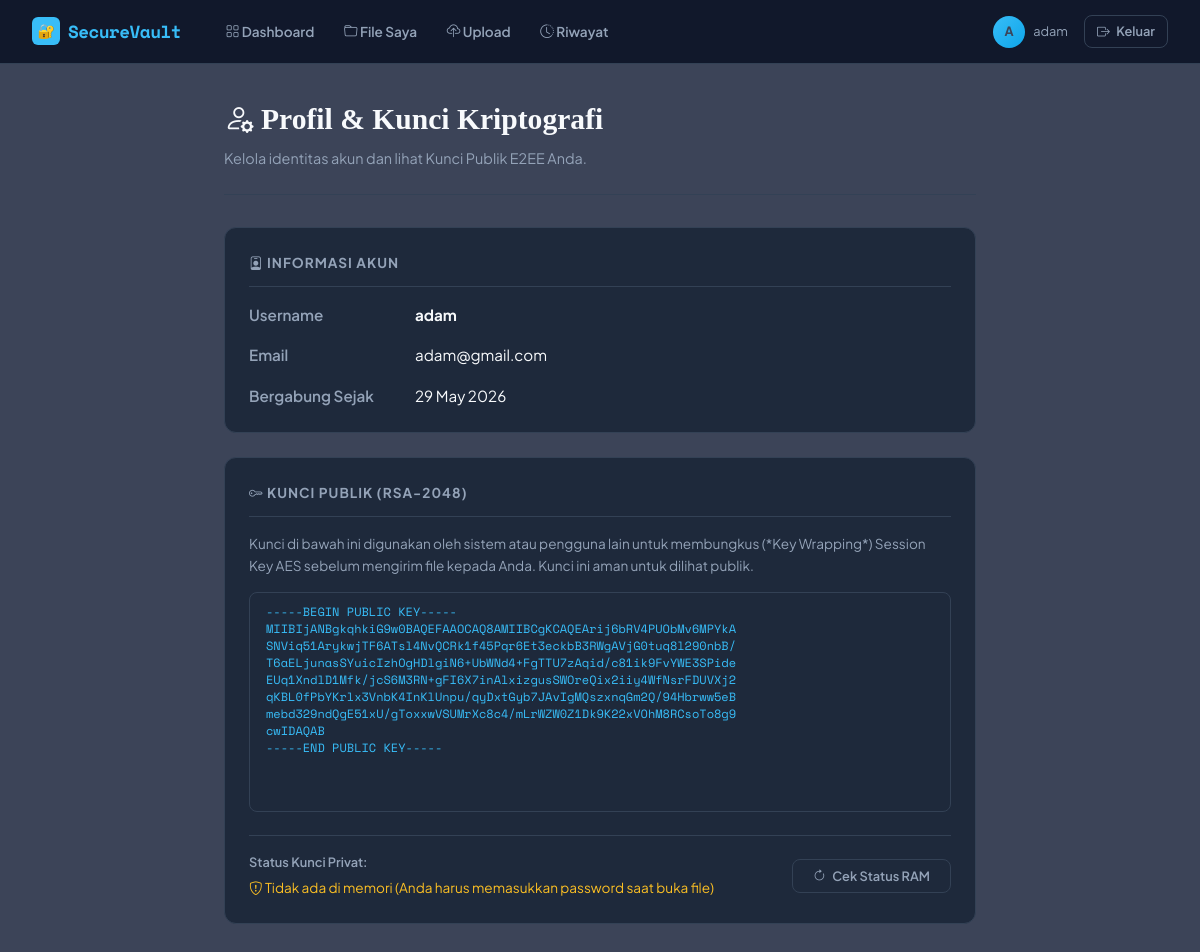
Screenshot of /securevault/profile.php (signed in) with the database file from the repository.
### tables this page shows
CREATE TABLE `users` (
  `id` int(11) NOT NULL,
  `username` varchar(50) NOT NULL,
  `email` varchar(100) NOT NULL,
  `role` enum('user','admin') NOT NULL DEFAULT 'user',
  `password_hash` varchar(255) NOT NULL,
  `public_key` text NOT NULL,
  `private_key_enc` text NOT NULL,
  `private_key_iv` varchar(64) NOT NULL,
  `private_key_salt` varchar(64) NOT NULL,
  `created_at` timestamp NOT NULL DEFAULT current_timestamp(),
  `last_login` timestamp NULL DEFAULT NULL,
  `is_active` tinyint(1) DEFAULT 1
);

### securevault/includes/auth.php (called while the page is built, shortened)
<?php
function getCurrentUser(): ?array {
    $db   = getDB();
    $stmt = $db->prepare('SELECT id, username, role, email, public_key, created_at, last_login FROM users WHERE id = ? AND is_active = 1');
    $stmt->execute([$_SESSION['user_id']]);
    return $stmt->fetch() ?: null;
}

### securevault/profile.php (the view, shortened to what this page needs)
<?php
require_once __DIR__ . '/includes/auth.php';
$user = getCurrentUser();
$db   = getDB();
$stmt = $db->prepare('SELECT username, email, public_key, created_at FROM users WHERE id = ?');
$stmt->execute([$user['id']]);
$userData = $stmt->fetch();
?>
<!DOCTYPE html>
<html lang="id">
<head>
  <link rel="stylesheet" href="/securevault/assets/css/style.css?v=<?php echo time(); ?>">
  <link rel="stylesheet" href="https://cdnjs.cloudflare.com/ajax/libs/bootstrap-icons/1.11.3/font/bootstrap-icons.min.css">
</head>
<body>
<nav class="sv-navbar">
  <a href="/securevault/dashboard.php" class="sv-brand"><div class="lock-icon">🔐</div> SecureVault</a>
  <div class="sv-nav-links">
    <a href="/securevault/dashboard.php"><i class="bi bi-grid"></i> Dashboard</a>
    <a href="/securevault/files.php"><i class="bi bi-folder"></i> File Saya</a>
    <a href="/securevault/upload.php"><i class="bi bi-cloud-upload"></i> Upload</a>
    <a href="/securevault/activity.php"><i class="bi bi-clock-history"></i> Riwayat</a>
  </div>
  <div class="sv-nav-right">
    <div class="user-badge">
      <div class="avatar"><?= strtoupper(substr($user['username'], 0, 1)) ?></div>
      <span><?= htmlspecialchars($user['username']) ?></span>
    </div>
    <a href="/securevault/logout.php" class="btn-sv btn-ghost" style="padding:0.35rem 0.75rem;font-size:0.8rem">
      <i class="bi bi-box-arrow-right"></i> Keluar
    </a>
  </div>
</nav>
<main class="sv-main" style="max-width: 800px;">
  <div class="page-header fade-in-up">
    <h1><i class="bi bi-person-gear"></i> Profil & Kunci Kriptografi</h1>
    <p>Kelola identitas akun dan lihat Kunci Publik E2EE Anda.</p>
  </div>
  <div class="sv-card fade-in-up" style="margin-bottom: 1.5rem;">
    <div class="sv-card-header">
      <h5><i class="bi bi-person-badge"></i> Informasi Akun</h5>
    </div>
    <div style="display: grid; grid-template-columns: 150px 1fr; gap: 1rem; font-size: 0.95rem;">
      <div style="color: var(--text-muted); font-weight: 600;">Username</div>
      <div style="font-weight: bold; color: var(--text-primary);"><?= htmlspecialchars($userData['username']) ?></div>
      <div style="color: var(--text-muted); font-weight: 600;">Email</div>
      <div><?= htmlspecialchars($userData['email']) ?></div>
      <div style="color: var(--text-muted); font-weight: 600;">Bergabung Sejak</div>
      <div><?= date('d F Y', strtotime($userData['created_at'])) ?></div>
    </div>
  </div>
  <div class="sv-card fade-in-up" style="animation-delay: 0.1s;">
    <div class="sv-card-header">
      <h5><i class="bi bi-key"></i> Kunci Publik (RSA-2048)</h5>
    </div>
    <p style="font-size: 0.85rem; color: var(--text-muted); margin-bottom: 1rem;">
      Kunci di bawah ini digunakan oleh sistem atau pengguna lain untuk membungkus (*Key Wrapping*) Session Key AES sebelum mengirim file kepada Anda. Kunci ini aman untuk dilihat publik.
    </p>
    <textarea class="sv-input" style="width: 100%; height: 220px; font-family: var(--mono); font-size: 0.75rem; resize: none; background: var(--bg-body); color: var(--accent);" readonly><?= htmlspecialchars($userData['public_key']) ?></textarea>
    <div style="margin-top: 1rem; border-top: 1px solid var(--border); padding-top: 1rem; display: flex; justify-content: space-between; align-items: center;">
      <div>
        <div style="font-size: 0.8rem; font-weight: 600; color: var(--text-muted);">Status Kunci Privat:</div>
        <div id="priv-key-status" style="font-size: 0.85rem; color: var(--warning); margin-top: 5px;">
        </div>
      </div>
      <button onclick="checkPrivateKey()" class="btn-sv btn-ghost" style="font-size: 0.8rem;">
        <i class="bi bi-arrow-clockwise"></i> Cek Status RAM
      </button>
    </div>
  </div>
</main>
</body>
</html>

### securevault/assets/css/style.css (style rules this page uses)
:root { --bg-primary: #3c4458; --bg-secondary: #1e293b; --bg-card: #1e293b; --bg-card-hover: #334155; --accent: #38bdf8; --accent-dim: #0ea5e9; --accent-glow: rgba(56, 189, 248, 0.15); --danger: #f43f5e; --danger-dim: #e11d48; --warning: #fbbf24; --info: #38bdf8; --text-primary: #f8fafc; --text-muted: #94a3b8; --border: #334155; --border-bright: rgba(56, 189, 248, 0.3); --mono: 'Space Mono', monospace; --sans: 'Plus Jakarta Sans', sans-serif; --display: 'Times New Roman', Times, serif; --radius: 12px; --shadow: 0 8px 32px rgba(0,0,0,0.4); }
*, *::before, *::after { box-sizing: border-box; margin: 0; padding: 0; }
html { scroll-behavior: smooth; }
body { font-family: var(--sans); background: var(--bg-primary); color: var(--text-primary); min-height: 100vh; line-height: 1.6; }
.sv-navbar { background: rgba(15,23,42,0.95); backdrop-filter: blur(16px); border-bottom: 1px solid var(--border); padding: 0 2rem; height: 64px; display: flex; align-items: center; position: sticky; top: 0; z-index: 1000; }
.sv-brand { font-family: var(--mono); font-size: 1.1rem; font-weight: 700; color: var(--accent); text-decoration: none; display: flex; align-items: center; gap: 0.5rem; letter-spacing: -0.5px; }
.sv-brand .lock-icon { width: 28px; height: 28px; background: var(--accent); border-radius: 6px; display: flex; align-items: center; justify-content: center; color: var(--bg-primary); font-size: 14px; }
.sv-nav-links { display: flex; gap: 0.25rem; margin-left: 2rem; }
.sv-nav-links a { color: var(--text-muted); text-decoration: none; padding: 0.4rem 0.8rem; border-radius: 6px; font-size: 0.85rem; font-weight: 600; transition: all 0.2s; }
.sv-nav-right { margin-left: auto; display: flex; align-items: center; gap: 1rem; }
.user-badge { display: flex; align-items: center; gap: 0.5rem; font-size: 0.8rem; color: var(--text-muted); }
.user-badge .avatar { width: 32px; height: 32px; border-radius: 50%; background: linear-gradient(135deg, var(--accent), #0ea5e9); display: flex; align-items: center; justify-content: center; font-weight: 700; font-size: 0.8rem; color: var(--bg-primary); }
.sv-main { max-width: 1200px; margin: 0 auto; padding: 2rem 1.5rem; }
.page-header { margin-bottom: 2rem; padding-bottom: 1.5rem; border-bottom: 1px solid var(--border); }
.page-header h1 { font-family: var(--display); font-size: 1.85rem; font-weight: bold; letter-spacing: normal; }
.page-header p { color: var(--text-muted); margin-top: 0.25rem; font-size: 0.9rem; }
.sv-card { background: var(--bg-card); border: 1px solid var(--border); border-radius: var(--radius); padding: 1.5rem; transition: border-color 0.2s; }
.sv-card-header { display: flex; align-items: center; justify-content: space-between; margin-bottom: 1rem; padding-bottom: 0.75rem; border-bottom: 1px solid var(--border); }
.sv-card-header h5 { font-weight: 700; font-size: 0.85rem; text-transform: uppercase; letter-spacing: 1px; color: var(--text-muted); }
.btn-sv { display: inline-flex; align-items: center; gap: 0.4rem; padding: 0.5rem 1.25rem; border-radius: 8px; font-family: var(--sans); font-weight: 600; font-size: 0.85rem; text-decoration: none; cursor: pointer; border: none; transition: all 0.2s; }
.btn-ghost { background: transparent; color: var(--text-muted); border: 1px solid var(--border); }
.sv-input { width: 100%; background: var(--bg-secondary); border: 1px solid var(--border); border-radius: 8px; padding: 0.6rem 1rem; color: var(--text-primary); font-family: var(--sans); font-size: 0.9rem; transition: border-color 0.2s, box-shadow 0.2s; }
.sv-input::placeholder { color: var(--text-muted); }
.fade-in-up { animation: fadeInUp 0.4s ease both; }
.file-icon, .lock-icon, .bi { flex-shrink: 0 !important; }

### rows the page displays
users: username "A", username "adam", email "adam@gmail.com", created_at "29 May 2026", public_key "-----BEGIN PUBLIC KEY----- MIIBIjANBgkqhkiG9w0BAQEFAAOCAQ8AMIIBCgKCAQEArij6bRV4PUObMv6MPYkA SNViq51ArykwjTF6ATsl4NvQCRk1f45Pqr6Et3eckbB3RWgAVjG0tuq8l290nbB/ T6aELjunasSYuicIzhOgHDlgiN6+UbWNd4+FgTTU7zAqid/c81ik9FvYWE3SPide EUq1XndlD1Mfk/jcS6M3RN+gFI6X7inAlxizgusSWOreQix2iiy4WfNsrFDUVXj2 qKBL0fPbYKrlx3VnbK4InKlUnpu/qyDxtGyb7JAvIgMQszxnqGm2Q/94Hbrww5eB mebd329ndQgE51xU/gToxxwVSUMrXc8c4/mLrWZW0Z1Dk9K22xVOhM8RCsoTo8g9 cwIDAQAB -----END PUBLIC KEY-----"
